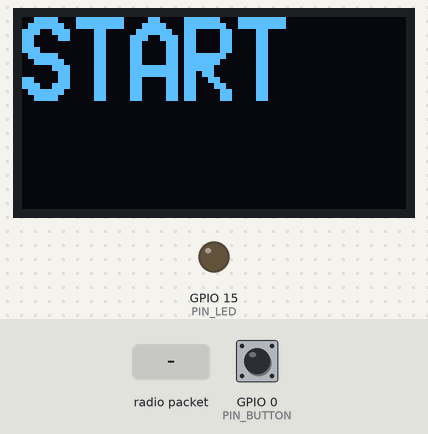
Simulated run of this sketch. Board: ESP32. Parts: 128×64 one-colour display, output pins drawn as LEDs (lit = HIGH). Wiring (inferred from the names in the program): SSD1306 OLED at I2C address 0x3C. Inputs (shaded band) come from the test bench; at power-on: GPIO 0 (PIN_BUTTON) HIGH. WiFi joins after 1.5 s; servers stay silent unless stated; no radio packets arrive unless stated; no MQTT or app messages arrive unless stated; pins used as bus, display or sensor lines are not drawn; what the sketch prints to the serial monitor is not drawn.

Above: at 1.6 s.
At 4.3 s:
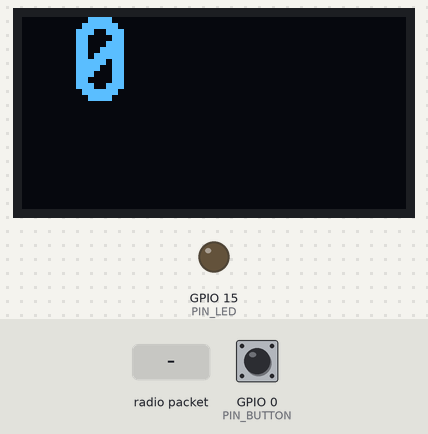
4.4 s: radio packet "1" arrives
At 4.8 s:
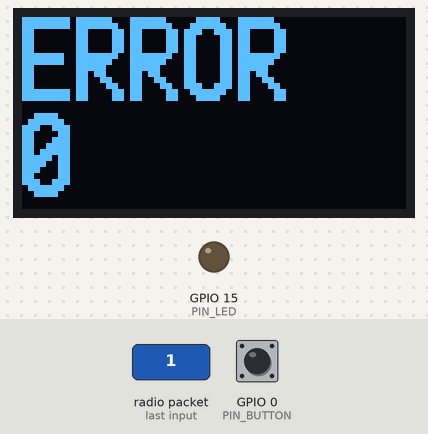
Timing chart, 0 to 7.4 s (numbered marks = the images above; inputs shaded):
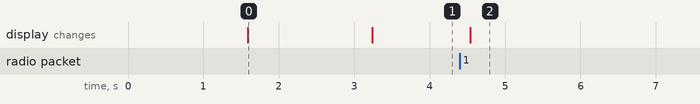

Measured:
- after the input at 4.4 s, the display: changes after 0.14 s (image 2)
- what the display in image 0 shows lasts 1.6 s, from 1.6 s to 3.2 s

The sketch:

LoRa2MQTT.ino
```cpp
#include <SPI.h>
#include <LoRa.h>
#include <WiFi.h>
#include <Wire.h>
#include <MQTT.h>
#include <Esp.h>

#define VERSION      "v200"

#define PIN_LED      15
#define PIN_BUTTON   0

#define LORA_RST     39
#define LORA_SCK     37
#define LORA_MISO    35
#define LORA_SS      33
#define LORA_MOSI    18
#define LORA_INT     16

#define I2C_SCL      3
#define I2C_SDA      5

#define SSID         "HORS SERVICE"
#define PASS         "babeface00"
WiFiClient wifiClient;

#define MQTT_SERVER  "192.168.0.86"
#define MQTT_TOPIC   "LoRa"
#define MQTT_CLIENT  "LoRa2MQTT"
#define MQTT_USER    "guest"
#define MQTT_PASSWD  "invitation"
MQTTClient mqttClient(1024);

// ----------------------------
// I2C for OLED display SSD1306

#define I2C_ADDR     0x3C

#define FONT_WIDTH    FONT_WIDTH_16
#define FONT_PITCH    (FONT_WIDTH + 1)
#define LCD_H_RES     128
#define LCD_V_RES     64
#define LCD_PAGES     (LCD_V_RES / 8)
#define LINE_WIDTH    (LCD_H_RES / FONT_PITCH / 2)
#include "fontdata.h"

const unsigned char ssd1306_init[] = {
    0xAE | 0x00,          // SET_DISP            off
    0xA0 | 0x01,          // SET_REG_REMAP       horizontal reverse start
    0xA8, LCD_V_RES - 1,  // SET_MUX_RATIO
    0xC0 | 0x08,          // SET_COM_OUT_DIR     horizontal reverse scan
    0xDA, 0x12,           // SET_COM_PIN_CFG     must be 0x02 if aspect ratio > 2:1, 0x12 otherwise
    0x20, 0x02,           // SET_MEM_ADDRESS     page mode
    0xD9, 0xF1,           // SET_PRECHARGE
    0xDB, 0x30,           // SET_VCOM_DESEL
    0x81, 0xFF,           // SET_CONTRAST
    0xA4,                 // SET_ENTIRE_ON
    0xA6 | 0x00,          // SET_NORM_INV (0x01 for inverse)
    0x8D, 0x14,           // SET_CHARGE_PUMP
    0xAE | 0x01,          // SET_DISP            on
};
unsigned char init_buffer[LCD_H_RES / 2 + 1];

void ssd1306_cmd(unsigned char cmd) {
    Wire.beginTransmission(I2C_ADDR);
    Wire.write(0x80);
    Wire.write(cmd);
    Wire.endTransmission();
}

void screenOn(bool on) {
    ssd1306_cmd(0x81);
    if (on) ssd1306_cmd(0xFF);
    else ssd1306_cmd(0x00);
}

void screenSaver(bool toggle) {
    static unsigned long lastOn = millis();
    static bool state = true;

    if (toggle) {
        if (!state) {
            screenOn(true);
            state = true;
            lastOn = millis() / 1000;
        } else {
            screenOn(false);
            state = false;
        }
    } else {
        if (state) {
            unsigned long now = millis() / 1000;
            if (now - lastOn > 60) {
                screenOn(false);
                state = false;
            }
        }
    }
}

void sendPagePos(int page, int pos, unsigned char *thisBuffer, int length) {
    ssd1306_cmd(0xB0 | page);
    ssd1306_cmd(0x00 | (pos & 0x0F));
    ssd1306_cmd(0x10 | (pos >> 4));

    Wire.beginTransmission(I2C_ADDR);
    Wire.write(0x40);
    Wire.write(thisBuffer, length);
    Wire.endTransmission();
}

void initDisplay() {
    memset(init_buffer, 0, sizeof(init_buffer));
    Wire.begin(I2C_SDA, I2C_SCL, 400000);
    Wire.beginTransmission(I2C_ADDR);
    if (Wire.endTransmission() == 0) {
        for (int i = 0; i < sizeof(ssd1306_init); i++) {
            ssd1306_cmd(ssd1306_init[i]);
        }

        for (int page = 0; page < LCD_PAGES; page ++) {
            sendPagePos(page, 0, init_buffer, sizeof(init_buffer));
            sendPagePos(page, LCD_H_RES / 2, init_buffer, sizeof(init_buffer));
        }
        Serial.println("I2C OLED initialized");
    } else {
        Serial.println("I2C OLED failed");
    }
}

byte nybble_low(byte original) {
    byte result = 0;
    for (int pos = 0; pos < 4; pos++) {
        if (original & (1 << pos)) result |= (3 << (pos * 2));
    }
    return result;
}

byte nybble_hi(byte original) {
    byte result = 0;
    for (int pos = 0; pos < 4; pos++) {
        if (original & (1 << (4 + pos))) result |= (3 << (pos * 2));
    }
    return result;
}

unsigned char lines[4][LCD_H_RES];

void writeBig(int line, char *text) {
    int target = 0;
    int i;

    for (i = 0; i < strlen(text) && i < LINE_WIDTH; i++) {
        int index = text[i];
        for (int col = 0; col < FONT_WIDTH_16; col++) {
            lines[0][target] = nybble_low(fontdata_top[index][col]);
            lines[1][target] = nybble_hi(fontdata_top[index][col]);
            lines[2][target] = nybble_low(fontdata_bot[index][col]);
            lines[3][target] = nybble_hi(fontdata_bot[index][col]);
            target++;
            lines[0][target] = nybble_low(fontdata_top[index][col]);
            lines[1][target] = nybble_hi(fontdata_top[index][col]);
            lines[2][target] = nybble_low(fontdata_bot[index][col]);
            lines[3][target] = nybble_hi(fontdata_bot[index][col]);
            target++;
        }
        lines[0][target] = lines[1][target] = lines[2][target] = lines[3][target] = 0x00;
        target++;
        lines[0][target] = lines[1][target] = lines[2][target] = lines[3][target] = 0x00;
        target++;
    }

    for (; target < LCD_H_RES; target++) {
        lines[0][target] = lines[1][target] = lines[2][target] = lines[3][target] = 0x00;
    }

    for (int sub = 0; sub < 4; sub++) {
        sendPagePos(line * 4 + sub, 0, lines[sub], target);
    }
}

// --------------------------------
// Global variables shared with ISR

#define MAX_PAYLOAD  16

#define ID_CELLAR   0xCE
#define ID_ERROR    0x55

struct {
    char message[16];
    char json[128];
    float battery;
    int rssi, snr;
} Rx;
byte payload[MAX_PAYLOAD];

#define HASS_TOPIC  "homeassistant/sensor/CellLora/state"
#define HASS_JSON   "{\"temperature\": %.1f, \"humidity\": %.0f, \"voltage\": %.1f}"

void sendMessage() {
    mqttClient.publish(MQTT_TOPIC, Rx.message);
    mqttClient.loop();
    if (!mqttClient.publish(HASS_TOPIC, Rx.json)) {
        Serial.println("Error publishing");
        sleep(1);
        ESP.restart();
    }
    if (!mqttClient.loop()) {
        Serial.println("Loop error");
        sleep(1);
        ESP.restart();
    }
}

char messageText[8];
char dataText[8];
void skipMessage(char *text) {
    while(LoRa.peek() >= 0) LoRa.read();
    if (text != NULL) {
        strcpy(messageText, text);
    }
}

bool isReceived = false;
void parseMessage(int packetSize) {
    int length = LoRa.available();
    if (length != packetSize) {
        skipMessage("PAYL");
        return;
    }

    for (int i = 0; i < length; i++) {
        payload[i] = LoRa.read();
    }

    float battery = (float)payload[0] / 10.0;
    float temperature = (float)payload[1] + (float)payload[2] / 10.0;
    float humidity = (float)payload[3];

    isReceived = false;
    do {
        if (battery > 5.0 || battery < 2.0) break;
        if (temperature > 50.0 || temperature <= 0.0) break;
        if (humidity >= 100.0 || humidity <= 10.0) break;

        sprintf(Rx.message, "%.1f %.0f", battery, temperature, humidity);
        sprintf(Rx.json, HASS_JSON, temperature, humidity, battery);

        Rx.battery = battery;
        Rx.rssi = -LoRa.packetRssi();
        Rx.snr  = LoRa.packetSnr() * 10.0;

        sprintf(dataText, "%3d%-4d", Rx.rssi, Rx.snr);
        skipMessage("");
        isReceived = true;
    } while(false);

    if (!isReceived) {
        skipMessage("DATA");
    }
}

/* Error codes
   1 = AHT10 Init
   2 = AHT10 Dead
   3 = AHT10 I2C
   4 = AHT10 I/O
*/
char ErrorText[5][2][8] = {
    {"ERROR", "CODING"},
    {"AHT10", "Init"},
    {"AHT10", "Dead"},
    {"AHT10", "I2C"},
    {"AHT10", "I/O"}
};

bool isError = false;
int errorCode = 0;
void parseError(int packetSize) {
    isError = true;
    errorCode = 0;

    int length = LoRa.available();
    if (length != packetSize) {
        skipMessage("PAYL");
        return;
    }

    for (int i = 0; i < length; i++) {
        payload[i] = LoRa.read();
    }

    errorCode = payload[0];
}

// CONTINUOUS, this is called from ISR!!!
void onReceive(int packetSize) {
    if (isReceived) {
        skipMessage("DUP");
        return;
    }

    if (packetSize == 0 || packetSize > MAX_PAYLOAD) {
        isError = true;
        errorCode = 0;
        return;
    }

    isError = false;
    byte senderCode = LoRa.read();
    if (senderCode == ID_CELLAR) parseMessage(packetSize - 1);
    else parseError(packetSize - 1);
}


// -----------------
// Setup code proper

void setup() {
    Serial.begin(115200);

    pinMode(PIN_LED, OUTPUT);
    digitalWrite(PIN_LED, LOW);
    pinMode(LORA_RST, OUTPUT);
    digitalWrite(LORA_RST, HIGH);
    delay(200);
    digitalWrite(LORA_RST, LOW);
    delay(200);
    digitalWrite(LORA_RST, HIGH);

    delay(1000);
    Serial.print("Starting ");
    Serial.println(VERSION);

    pinMode(PIN_BUTTON, INPUT_PULLUP);

    WiFi.begin(SSID, PASS);

    initDisplay();
    writeBig(0, "START");

    SPI.begin(LORA_SCK, LORA_MISO, LORA_MOSI, LORA_SS);
    pinMode(LORA_INT, INPUT_PULLUP);
    LoRa.setPins(LORA_SS, LORA_RST, LORA_INT);

    if (!LoRa.begin(433E6)) {
        Serial.println("LoRa begin fail");
        sleep(1);
        ESP.restart();
    } else {
        LoRa.setSpreadingFactor(12);
        LoRa.setCodingRate4(8);
        LoRa.enableCrc();
        Serial.println("LoRa initialized");
    }

    int wait = 0;
    while (WiFi.status() != WL_CONNECTED) {
        delay(500);
        wait ++;
        if (wait > 20) {
            Serial.println("WiFi failed");
            delay(1000);
            ESP.restart();
        }
    }

    char ip[30] = "";
    strcpy(ip, (char*)WiFi.localIP().toString().c_str());
    Serial.println(ip);

    mqttClient.begin(MQTT_SERVER, wifiClient);
    mqttClient.setKeepAlive(3600);
    if (!mqttClient.connect(MQTT_CLIENT, MQTT_USER, MQTT_PASSWD)) {
        Serial.println("Can't connect to MQTT broker");
        sleep(1);
        ESP.restart();
    }
    mqttClient.publish(MQTT_TOPIC, ip, true, 0);

    Serial.println("MQTT connected");

    Serial.println("Listening...");
    writeBig(0, "OK");
    screenSaver(false);

    LoRa.onReceive(onReceive);
    LoRa.receive();
}

bool messageSent = false;
void loop() {
    static int lastReceived = 0;
    static int lastUpdate = -1;
    static int button = 0;

    if (isError) {
        if (errorCode >= 1 && errorCode <= 4) {
            writeBig(0, ErrorText[errorCode][0]);
            writeBig(1, ErrorText[errorCode][1]);
            Serial.println(ErrorText[errorCode][0]);
            Serial.println(ErrorText[errorCode][1]);
        } else {
            char code[8];
            snprintf(code, 7, "%d", errorCode);
            writeBig(0, "ERROR");
            writeBig(1, code);
            Serial.printf("ERROR %d\n", errorCode);
        }

        isError = false;
        return;
    }

    if (isReceived) {
        sendMessage();
        lastReceived = millis() / 60000;
        writeBig(1, dataText);
        Serial.println(dataText);
        isReceived = false;
    }

    if (digitalRead(PIN_BUTTON) != button) {
        button = 1 - button;
        if (button) screenSaver(true);
    }

    int minutes = millis() / 60000 - lastReceived;
    if (minutes != lastUpdate || messageText[0] != 0) {
        char timeText[8];
        lastUpdate = minutes;

        sprintf(timeText, "%2d %s", minutes, messageText);
        writeBig(0, timeText);
        if (messageText[0] != 0) Serial.println(timeText);

        if (minutes > 60) {
            Serial.println("No data");
            sleep(1);
            ESP.restart();
        }
    }

    if (!WiFi.isConnected()) {
      Serial.println("WiFi disconnected");
      sleep(1);
      ESP.restart();
    }

    if (!mqttClient.connected()) {
      Serial.println("MQTT failure");
      sleep(1);
      ESP.restart();
    }

    if (lastReceived > 60 * 24 * 30) {
      Serial.println("Sanitary reboot");
      sleep(1);
      ESP.restart();
    }

    screenSaver(false);
    if (!mqttClient.loop()) {
        Serial.println("Loop error");
        sleep(1);
        ESP.restart();
    }
}
```

Source omitted: fontdata.h (data table, 12532 bytes)
